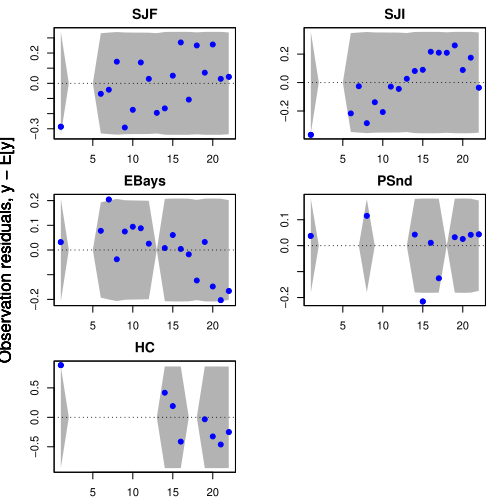

R code for this plot:
###################################################
### code chunk number 16: Cs2-fig5
###################################################
plot(kem2, plot.type="model.resids.ytT")
